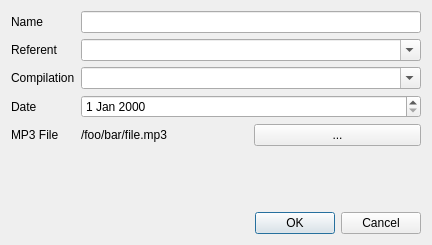
<?xml version="1.0" encoding="UTF-8"?>
<ui version="4.0">
 <class>SpeechEditDialog</class>
 <widget class="QDialog" name="SpeechEditDialog">
  <property name="geometry">
   <rect>
    <x>0</x>
    <y>0</y>
    <width>432</width>
    <height>245</height>
   </rect>
  </property>
  <property name="windowTitle">
   <string>Edit Speech</string>
  </property>
  <layout class="QVBoxLayout" name="verticalLayout">
   <item>
    <layout class="QFormLayout" name="formLayout">
     <item row="0" column="0">
      <widget class="QLabel" name="label">
       <property name="text">
        <string>Name</string>
       </property>
      </widget>
     </item>
     <item row="0" column="1">
      <widget class="QLineEdit" name="lineName"/>
     </item>
     <item row="1" column="0">
      <widget class="QLabel" name="label_2">
       <property name="text">
        <string>Referent</string>
       </property>
      </widget>
     </item>
     <item row="1" column="1">
      <widget class="QComboBox" name="comboReferent">
       <property name="editable">
        <bool>true</bool>
       </property>
       <property name="insertPolicy">
        <enum>QComboBox::InsertAlphabetically</enum>
       </property>
      </widget>
     </item>
     <item row="3" column="0">
      <widget class="QLabel" name="label_3">
       <property name="text">
        <string>Date</string>
       </property>
      </widget>
     </item>
     <item row="3" column="1">
      <widget class="QDateEdit" name="dateEdit"/>
     </item>
     <item row="4" column="0">
      <widget class="QLabel" name="label_5">
       <property name="text">
        <string>MP3 File</string>
       </property>
      </widget>
     </item>
     <item row="4" column="1">
      <layout class="QHBoxLayout" name="horizontalLayout">
       <item>
        <widget class="QLabel" name="labelFileLocationPreview">
         <property name="text">
          <string>/foo/bar/file.mp3</string>
         </property>
        </widget>
       </item>
       <item>
        <widget class="QPushButton" name="pushChooseFile">
         <property name="text">
          <string>...</string>
         </property>
        </widget>
       </item>
      </layout>
     </item>
     <item row="2" column="0">
      <widget class="QLabel" name="label_6">
       <property name="text">
        <string>Compilation</string>
       </property>
      </widget>
     </item>
     <item row="2" column="1">
      <widget class="QComboBox" name="comboCompilation">
       <property name="editable">
        <bool>true</bool>
       </property>
       <property name="insertPolicy">
        <enum>QComboBox::InsertAlphabetically</enum>
       </property>
      </widget>
     </item>
    </layout>
   </item>
   <item>
    <widget class="QDialogButtonBox" name="buttonBox">
     <property name="orientation">
      <enum>Qt::Horizontal</enum>
     </property>
     <property name="standardButtons">
      <set>QDialogButtonBox::Cancel|QDialogButtonBox::Ok</set>
     </property>
    </widget>
   </item>
  </layout>
 </widget>
 <resources/>
 <connections>
  <connection>
   <sender>buttonBox</sender>
   <signal>accepted()</signal>
   <receiver>SpeechEditDialog</receiver>
   <slot>accept()</slot>
   <hints>
    <hint type="sourcelabel">
     <x>248</x>
     <y>254</y>
    </hint>
    <hint type="destinationlabel">
     <x>157</x>
     <y>274</y>
    </hint>
   </hints>
  </connection>
  <connection>
   <sender>buttonBox</sender>
   <signal>rejected()</signal>
   <receiver>SpeechEditDialog</receiver>
   <slot>reject()</slot>
   <hints>
    <hint type="sourcelabel">
     <x>316</x>
     <y>260</y>
    </hint>
    <hint type="destinationlabel">
     <x>286</x>
     <y>274</y>
    </hint>
   </hints>
  </connection>
 </connections>
</ui>
